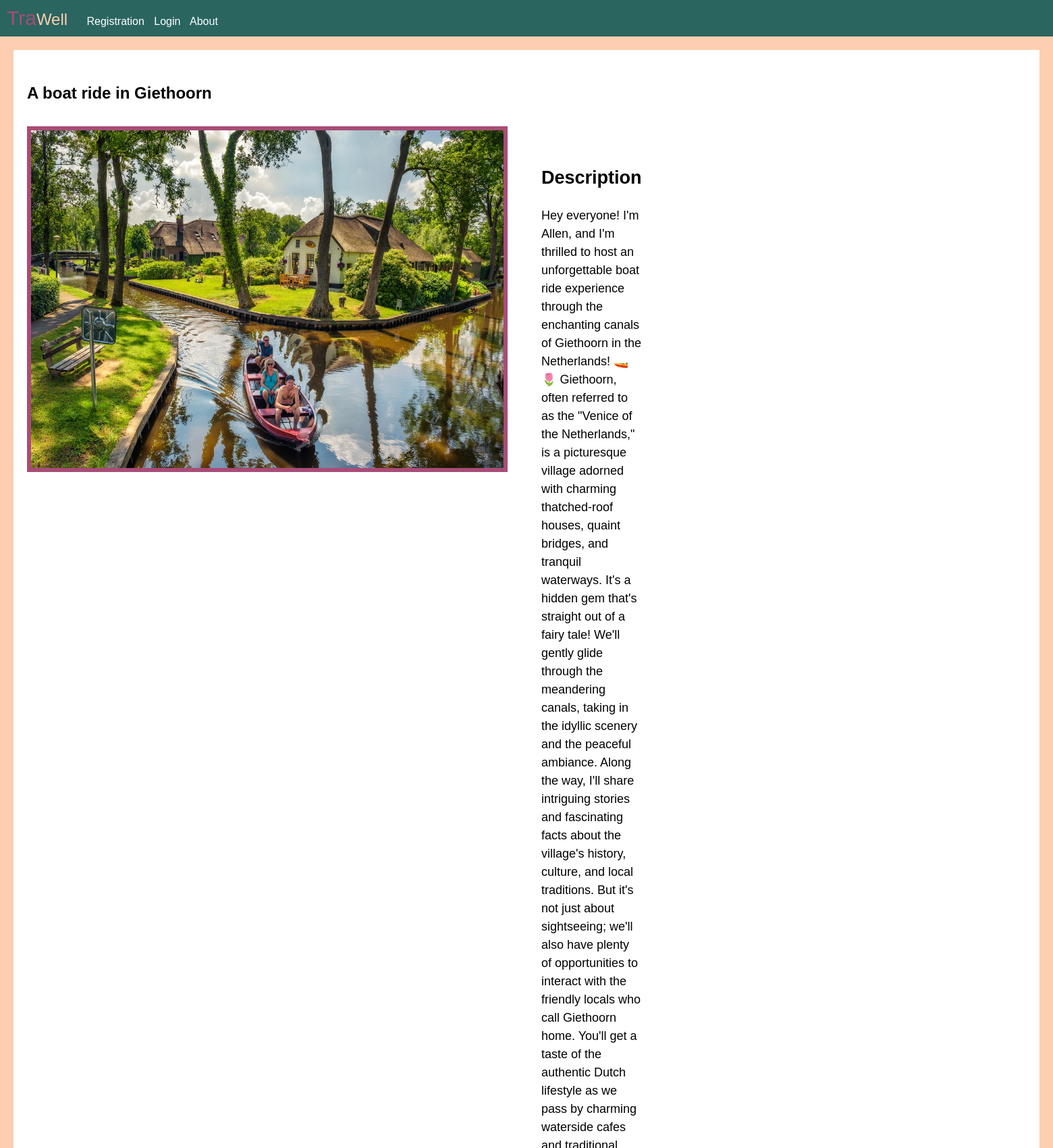
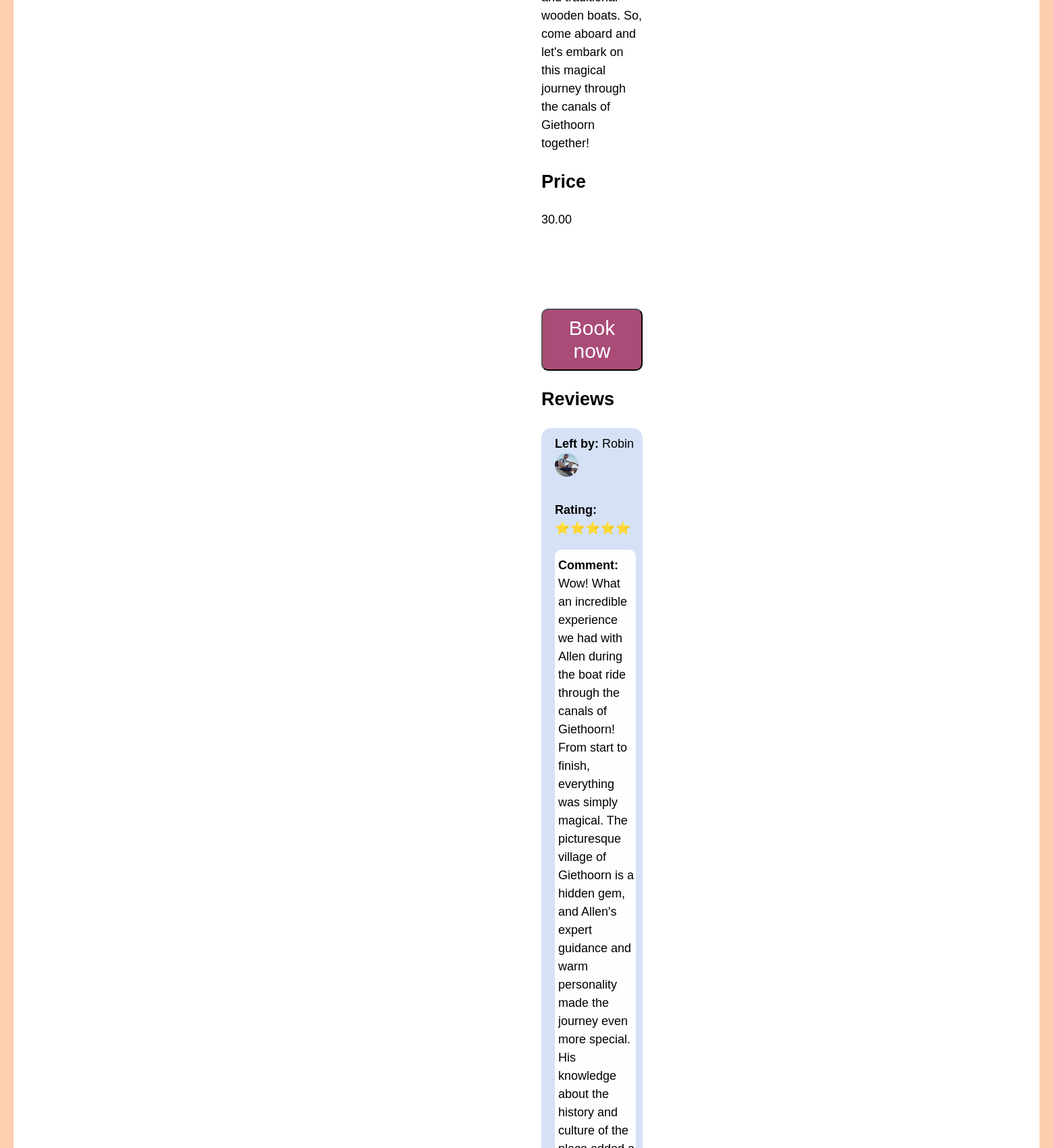
/search/experiences/search/results/details/15/ (signed in, upper part), run on the app's committed database (2 pictures, top to bottom).
### user_app/models.py (models this page shows, shortened)
class Experience(models.Model):
    host = models.ForeignKey(UserProfile, on_delete=models.CASCADE)
    title = models.CharField(max_length=100)
    description = models.TextField(max_length=1000,blank=False)
    start_date = models.DateField(default=timezone.now)
    end_date = models.DateField(default=timezone.now)
    price = models.DecimalField(max_digits=12, decimal_places=2)
    experience_tags = models.ManyToManyField(ExperienceTag, null=True, blank=True)
    region = models.ForeignKey(Region, on_delete=models.CASCADE,default=1)  # Provide a default value hereRegion, on_delete=models.CASCADE)
    experience_image = models.ImageField(upload_to='experience_pics',blank=True, null=True)

class Review(models.Model):
    author = models.ForeignKey(UserProfile, on_delete=models.CASCADE)
    listing = models.ForeignKey(Experience, on_delete=models.CASCADE)
    rating = models.IntegerField(choices=[(i, i) for i in range(1, 6)])
    comment = models.TextField()

class UserProfile(models.Model):
    user = models.OneToOneField(settings.AUTH_USER_MODEL, related_name="user_profile",
                                on_delete=models.CASCADE,null=True)
    location=models.CharField(max_length=200, blank=True)
    user_profile_image= models.ImageField(upload_to='user_app/profile_pics',blank=True, null=True)
    user_bio=models.TextField(default="Insert bio")
    user_permissions = models.ManyToManyField(
        Permission,
        verbose_name='user permissions',
        blank=True,
        related_name='userprofile_set'  # Provide a unique related_name
    )
    groups = models.ManyToManyField(
        Group,
        verbose_name='groups',
        blank=True,
        related_name='userprofile_set'  # Provide a unique related_name
    )
    def __str__(self):
        return f'{self.user.username}'

### search_app/views.py (the view)
# urls.py: path('experiences/search/results/details/<int:experience_id>/', experience_details, name='experience_details'),
def experience_details(request,experience_id):
    if request.user.is_anonymous:
         return HttpResponse("You need to create an account in order to book the experience")
    else:
        experience = get_object_or_404(Experience, id=experience_id)
        review_list=Review.objects.all()
        if request.method == "POST":
            traveler_post= request.POST.get("traveler")
            host_post= request.POST.get("host")
            experience_name = request.POST.get("experience_name")
            booking = Booking(
                traveler=traveler_post,
                host=host_post,
                experience_name=experience_name,
                )
            existing_booking=Booking.objects.filter(traveler=request.user.user_profile,host=experience.host,experience_name=experience.title)
            if existing_booking:
                return HttpResponse("Sorry. You have already booked this experience")
            else:
                booking.save()
                return HttpResponse("Booking successful!")
        else:
            context = {
                    'experience': experience,
                    'experience_id': experience_id,
                    'review_list':review_list,
                }
            return render(request, 'search_app/experience_details.html', context)

### search_app/templatetags/custom_filters.py (called while the page is built)
@register.filter
def get_star_emoji(rating):
    return "⭐️" * rating

### templates/search_app/experience_details.html (shortened to what this page needs)
<!DOCTYPE html>
{% load custom_filters %}
<html lang="en">
  <head>
  </head>
  <body>
    <div class="navbar">
      <a href="{% url 'home_app' %}"
        ><span class="logo">Tra<span class="well">Well</span> </span></a
      >
      <a class="nav-link" href="{% url 'user_app:register' %}">Registration</a>
      <a class="nav-link" href="{% url 'user_app:login' %}">Login</a>
      <a href="#">About</a>
    </div>
    <div class="content">
      <div class="experience">
        <div>
          <div class="experience-title">{{experience.title}}</div>
          <div class="experience_picture">
            <img
              class="experience-picture-file"
              src="{{experience.experience_image.url}}"
              alt="experience image"
            />
          </div>
        </div>
        <div class="experience-description">
          <br />
          <h2>Description</h2>
          {{experience.description}}
          <h2>Price</h2>
          <p>{{experience.price}}</p>
          <button id="book-button" class="book-button">Book now</button>
      <h2>Reviews</h2>
         {% for i in review_list %}
          {% if i.listing.id == experience_id %}
          <div class="review_container">
            {% if i.author.user_profile_image.url != null %}
              <p><b>Left by:</b>  {{i.author}} <img class="review-host-pic" src="{{i.author.user_profile_image.url}}" alt="host pic"></p>
              {% else%}
              <p><b>Left by:</b>  {{i.author}} <img class="review-host-pic" src="https://pbs.twimg.com/profile_images/901947348699545601/hqRMHITj.jpg"  alt="host pic"></p>
            {% endif %}
            <p><b>Rating: {{ i.rating|get_star_emoji }}</b></p>
            <p class="review_comment"><b>Comment:</b> {{i.comment}}</p>
          </div>
          {% endif %}
        {% endfor %}
        </div>
      </div>
    </div>
  </body>
</html>

### templates/search_app/experience_details.html (style rules this page uses)
body { margin: 0; padding: 0; font-family: Arial, sans-serif; background-color: #fdceaf; }
.navbar { background-color: #2a6560; color: #fff; padding: 10px; }
.navbar a { color: #fff; text-decoration: none; margin-right: 10px; }
.logo { color: #a94c77; font-size: 30px; margin-right: 10px; }
.well { color: #fdceaf; font-size: 24px; }
.content { padding: 20px; background-color: #fff; margin: 20px; display: flex; }
.experience { display: flex; align-items: flex-start; }
.experience-picture-file { width: 700px; height: 500px; border: 6px solid #a94c77; margin-right: 20px; }
.experience-title { font-size: 24px; font-weight: bold; margin-bottom: 35px; margin-top: 30px; }
.experience-description { font-size: 18px; line-height: 1.5; margin-left: 30px; margin-top: 100px; }
.book-button { display: inline-block; width: fit-content; margin-top: 100px; margin-left: 0px; padding: 10px 20px; background-color: #a94c77; color: #fff; font-size: 30px; text-decoration: none; border-radius: 10px; height: auto; }
.review_container { background-color: rgba(17, 80, 208, 0.171); border-radius: 15px; }
.review_container p { margin-left: 20px; padding-top: 10px; }
.review_comment { background-color: rgb(254, 254, 255); border-radius: 10px; margin-bottom: 30px; margin-right: 10px; padding-left: 5px; padding-bottom: 5px; }
.review-host-pic { width:35px; height:35px; border-radius: 50px; }

### data on the page
Experience: title "A boat ride in Giethoorn", experience_image (picture), description "Hey everyone! I'm Allen, and I'm thrilled to host an unforgettable boat ride experience through the enchanting canals of Giethoorn in the Netherlands! 🚤🌷 Giethoorn, often referred to as the \"Venice of the Netherlands,\" is a picturesque village adorned with charming thatched-roof houses, quaint bridges, and tranquil waterways. It's a hidden gem that's straight out of a fairy tale! We'll gently glide through the meandering canals, taking in the idyllic scenery and the peaceful ambiance. Along the way, I'll share intriguing stories and fascinating facts about the village's history, culture, and local traditions. But it's not just about sightseeing; we'll also have plenty of opportunities to…", price "30.00"
Review: author "Robin", author.user_profile_image (picture), rating|get_star_emoji "⭐️⭐️⭐️⭐️⭐️"
